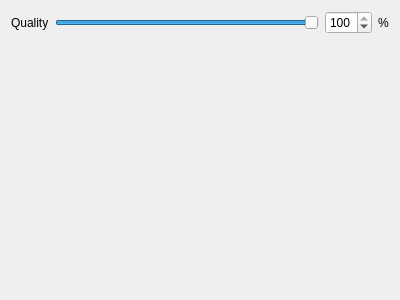
<?xml version="1.0" encoding="UTF-8"?>
<ui version="4.0">
 <class>PaintField::JpegExportForm</class>
 <widget class="QWidget" name="PaintField::JpegExportForm">
  <property name="geometry">
   <rect>
    <x>0</x>
    <y>0</y>
    <width>400</width>
    <height>300</height>
   </rect>
  </property>
  <property name="windowTitle">
   <string>Form</string>
  </property>
  <layout class="QFormLayout" name="formLayout">
   <item row="0" column="0">
    <widget class="QLabel" name="label">
     <property name="text">
      <string>Quality</string>
     </property>
    </widget>
   </item>
   <item row="0" column="1">
    <layout class="QHBoxLayout" name="horizontalLayout">
     <item>
      <widget class="QSlider" name="horizontalSlider">
       <property name="maximum">
        <number>100</number>
       </property>
       <property name="value">
        <number>100</number>
       </property>
       <property name="orientation">
        <enum>Qt::Horizontal</enum>
       </property>
      </widget>
     </item>
     <item>
      <widget class="QSpinBox" name="spinBox">
       <property name="maximum">
        <number>100</number>
       </property>
       <property name="value">
        <number>100</number>
       </property>
      </widget>
     </item>
     <item>
      <widget class="QLabel" name="label_2">
       <property name="text">
        <string>%</string>
       </property>
      </widget>
     </item>
    </layout>
   </item>
  </layout>
 </widget>
 <resources/>
 <connections>
  <connection>
   <sender>horizontalSlider</sender>
   <signal>valueChanged(int)</signal>
   <receiver>spinBox</receiver>
   <slot>setValue(int)</slot>
   <hints>
    <hint type="sourcelabel">
     <x>187</x>
     <y>24</y>
    </hint>
    <hint type="destinationlabel">
     <x>266</x>
     <y>25</y>
    </hint>
   </hints>
  </connection>
  <connection>
   <sender>spinBox</sender>
   <signal>valueChanged(int)</signal>
   <receiver>horizontalSlider</receiver>
   <slot>setValue(int)</slot>
   <hints>
    <hint type="sourcelabel">
     <x>266</x>
     <y>25</y>
    </hint>
    <hint type="destinationlabel">
     <x>187</x>
     <y>24</y>
    </hint>
   </hints>
  </connection>
 </connections>
</ui>
